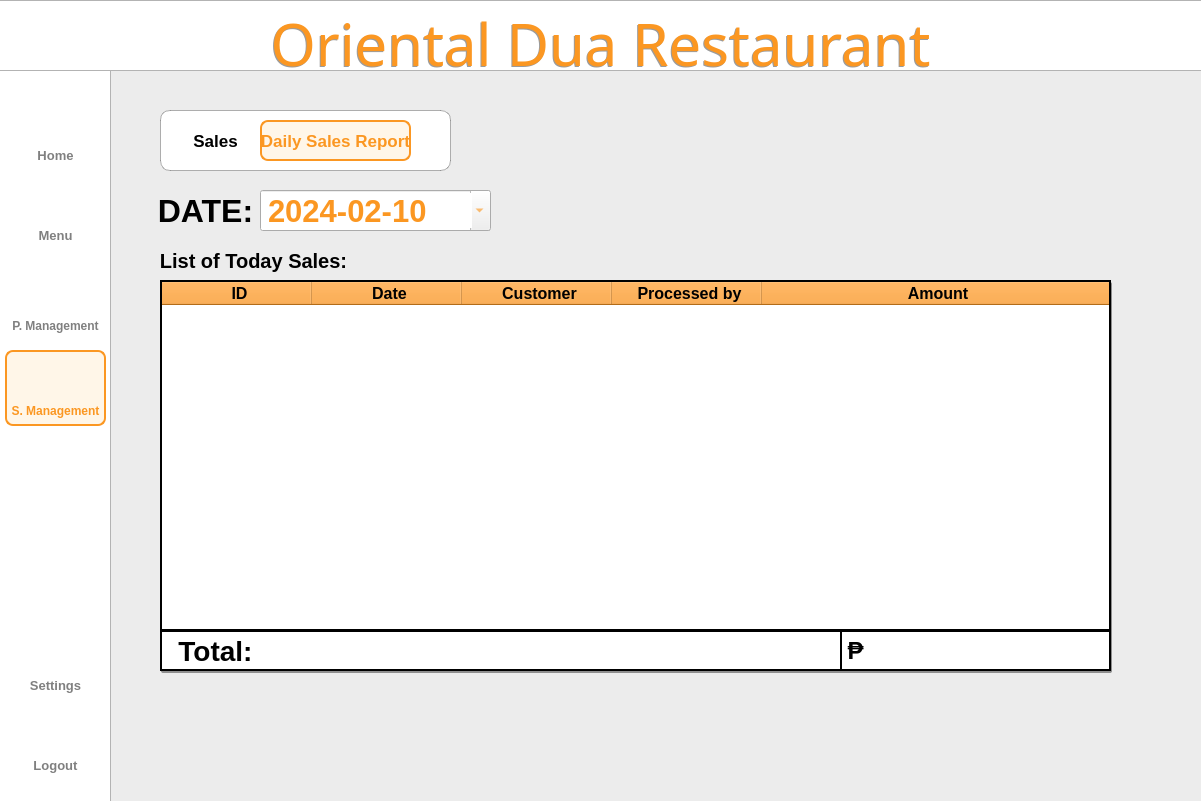
<?xml version="1.0" encoding="UTF-8"?>
<ui version="4.0">
 <class>Dialog</class>
 <widget class="QDialog" name="Dialog">
  <property name="geometry">
   <rect>
    <x>0</x>
    <y>0</y>
    <width>1201</width>
    <height>801</height>
   </rect>
  </property>
  <property name="windowTitle">
   <string>Dialog</string>
  </property>
  <widget class="QWidget" name="bgwidget" native="true">
   <property name="geometry">
    <rect>
     <x>0</x>
     <y>0</y>
     <width>1211</width>
     <height>801</height>
    </rect>
   </property>
   <property name="layoutDirection">
    <enum>Qt::LeftToRight</enum>
   </property>
   <property name="styleSheet">
    <string notr="true">QWidget#bgwidget{background-color: rgb(236, 236, 236);}

</string>
   </property>
   <widget class="QLabel" name="sidebar">
    <property name="geometry">
     <rect>
      <x>-10</x>
      <y>20</y>
      <width>121</width>
      <height>891</height>
     </rect>
    </property>
    <property name="styleSheet">
     <string notr="true">background-color: rgb(255, 255, 255);
border: 1px solid rgba(0, 0, 0, 0.3);  </string>
    </property>
    <property name="text">
     <string/>
    </property>
   </widget>
   <widget class="QLabel" name="titlebar">
    <property name="geometry">
     <rect>
      <x>-2</x>
      <y>0</y>
      <width>1204</width>
      <height>71</height>
     </rect>
    </property>
    <property name="styleSheet">
     <string notr="true">background-color: rgb(255, 255, 255);
border: 1px solid rgba(0, 0, 0, 0.3);  </string>
    </property>
    <property name="text">
     <string/>
    </property>
   </widget>
   <widget class="QLabel" name="whitebg">
    <property name="geometry">
     <rect>
      <x>160</x>
      <y>110</y>
      <width>291</width>
      <height>61</height>
     </rect>
    </property>
    <property name="styleSheet">
     <string notr="true">background-color: rgb(255, 255, 255);
border: 1px solid rgba(0, 0, 0, 0.3);  
border-radius: 10px;  </string>
    </property>
    <property name="text">
     <string/>
    </property>
   </widget>
   <widget class="QLabel" name="title">
    <property name="geometry">
     <rect>
      <x>0</x>
      <y>10</y>
      <width>1201</width>
      <height>71</height>
     </rect>
    </property>
    <property name="styleSheet">
     <string notr="true">QLabel#title{
	color: #FB9722;
    font-family: Sacramento;
    font-size: 58px;
    font-weight: 400;
    padding-bottom: 5px;
    text-align: center;
}</string>
    </property>
    <property name="text">
     <string>Oriental Dua Restaurant</string>
    </property>
    <property name="alignment">
     <set>Qt::AlignCenter</set>
    </property>
    <property name="wordWrap">
     <bool>true</bool>
    </property>
   </widget>
   <widget class="QLabel" name="logoutIcon">
    <property name="geometry">
     <rect>
      <x>39</x>
      <y>715</y>
      <width>35</width>
      <height>35</height>
     </rect>
    </property>
    <property name="minimumSize">
     <size>
      <width>35</width>
      <height>35</height>
     </size>
    </property>
    <property name="maximumSize">
     <size>
      <width>35</width>
      <height>35</height>
     </size>
    </property>
    <property name="styleSheet">
     <string notr="true">QLabel#Pmanagementbtn{
    color: rgba(0,0,0, 0.5);
    font-family: 'Roboto';
    font-size: 11px;
    font-weight: 300;
}</string>
    </property>
    <property name="text">
     <string/>
    </property>
    <property name="pixmap">
     <pixmap resource="../resource.qrc">:/icon/icons/shutdown.png</pixmap>
    </property>
    <property name="scaledContents">
     <bool>true</bool>
    </property>
    <property name="alignment">
     <set>Qt::AlignCenter</set>
    </property>
   </widget>
   <widget class="QPushButton" name="logoutbtn">
    <property name="geometry">
     <rect>
      <x>15</x>
      <y>750</y>
      <width>81</width>
      <height>31</height>
     </rect>
    </property>
    <property name="styleSheet">
     <string notr="true">QPushButton{
    color: rgba(0,0,0, 0.5);
    font-family: 'Inter';
    font-size: 13px;
    font-weight: 500;
	border:none;
}

QPushButton:hover{
color: #FB9722;
border: 2px solid #FB9722;
border-radius: 8px;
background-color: rgba(255, 167, 25, 0.1);
}</string>
    </property>
    <property name="text">
     <string>Logout</string>
    </property>
   </widget>
   <widget class="QPushButton" name="settingsbtn">
    <property name="geometry">
     <rect>
      <x>15</x>
      <y>670</y>
      <width>81</width>
      <height>31</height>
     </rect>
    </property>
    <property name="styleSheet">
     <string notr="true">QPushButton{
    color: rgba(0,0,0, 0.5);
    font-family: 'Inter';
    font-size: 13px;
    font-weight: 500;
	border:none;
}

QPushButton:hover{
color: #FB9722;
border: 2px solid #FB9722;
border-radius: 8px;
background-color: rgba(255, 167, 25, 0.1);
}</string>
    </property>
    <property name="text">
     <string>Settings</string>
    </property>
   </widget>
   <widget class="QLabel" name="settingIcon">
    <property name="geometry">
     <rect>
      <x>39</x>
      <y>634</y>
      <width>35</width>
      <height>35</height>
     </rect>
    </property>
    <property name="minimumSize">
     <size>
      <width>35</width>
      <height>35</height>
     </size>
    </property>
    <property name="maximumSize">
     <size>
      <width>35</width>
      <height>35</height>
     </size>
    </property>
    <property name="styleSheet">
     <string notr="true">QLabel#Pmanagementbtn{
    color: rgba(0,0,0, 0.5);
    font-family: 'Roboto';
    font-size: 11px;
    font-weight: 300;
}</string>
    </property>
    <property name="text">
     <string/>
    </property>
    <property name="pixmap">
     <pixmap resource="../resource.qrc">:/icon/icons/settings.png</pixmap>
    </property>
    <property name="scaledContents">
     <bool>true</bool>
    </property>
    <property name="alignment">
     <set>Qt::AlignCenter</set>
    </property>
   </widget>
   <widget class="QPushButton" name="menubtn">
    <property name="geometry">
     <rect>
      <x>15</x>
      <y>220</y>
      <width>81</width>
      <height>31</height>
     </rect>
    </property>
    <property name="styleSheet">
     <string notr="true">QPushButton{
    color: rgba(0,0,0, 0.5);
    font-family: 'Inter';
    font-size: 13px;
    font-weight: 500;
	border:none;
}

QPushButton:hover{
color: #FB9722;
border: 2px solid #FB9722;
border-radius: 8px;
background-color: rgba(255, 167, 25, 0.1);
}</string>
    </property>
    <property name="text">
     <string>Menu</string>
    </property>
   </widget>
   <widget class="QLabel" name="p_mIcon">
    <property name="geometry">
     <rect>
      <x>37</x>
      <y>270</y>
      <width>40</width>
      <height>40</height>
     </rect>
    </property>
    <property name="minimumSize">
     <size>
      <width>40</width>
      <height>40</height>
     </size>
    </property>
    <property name="maximumSize">
     <size>
      <width>40</width>
      <height>40</height>
     </size>
    </property>
    <property name="styleSheet">
     <string notr="true">QLabel#Pmanagementbtn{
    color: rgba(0,0,0, 0.5);
    font-family: 'Roboto';
    font-size: 11px;
    font-weight: 300;
}</string>
    </property>
    <property name="text">
     <string/>
    </property>
    <property name="pixmap">
     <pixmap resource="../resource.qrc">:/icon/icons/productm.png</pixmap>
    </property>
    <property name="scaledContents">
     <bool>true</bool>
    </property>
    <property name="alignment">
     <set>Qt::AlignCenter</set>
    </property>
   </widget>
   <widget class="QPushButton" name="p_managementbtn">
    <property name="geometry">
     <rect>
      <x>5</x>
      <y>310</y>
      <width>101</width>
      <height>31</height>
     </rect>
    </property>
    <property name="styleSheet">
     <string notr="true">QPushButton{
    color: rgba(0,0,0, 0.5);
    font-family: 'Inter';
    font-size: 12px;
    font-weight: 500;
	border:none;
}

QPushButton:hover{
color: #FB9722;
border: 2px solid #FB9722;
border-radius: 8px;
background-color: rgba(255, 167, 25, 0.1);
}</string>
    </property>
    <property name="text">
     <string>P. Management</string>
    </property>
   </widget>
   <widget class="QLabel" name="homeIcon">
    <property name="geometry">
     <rect>
      <x>40</x>
      <y>110</y>
      <width>30</width>
      <height>30</height>
     </rect>
    </property>
    <property name="minimumSize">
     <size>
      <width>30</width>
      <height>30</height>
     </size>
    </property>
    <property name="maximumSize">
     <size>
      <width>35</width>
      <height>35</height>
     </size>
    </property>
    <property name="styleSheet">
     <string notr="true">QLabel#Pmanagementbtn{
    color: rgba(0,0,0, 0.5);
    font-family: 'Roboto';
    font-size: 11px;
    font-weight: 300;
}</string>
    </property>
    <property name="text">
     <string/>
    </property>
    <property name="pixmap">
     <pixmap resource="../resource.qrc">:/icon/icons/home.png</pixmap>
    </property>
    <property name="scaledContents">
     <bool>true</bool>
    </property>
    <property name="alignment">
     <set>Qt::AlignCenter</set>
    </property>
   </widget>
   <widget class="QPushButton" name="homebtn">
    <property name="geometry">
     <rect>
      <x>15</x>
      <y>140</y>
      <width>81</width>
      <height>31</height>
     </rect>
    </property>
    <property name="styleSheet">
     <string notr="true">QPushButton{
    color: rgba(0,0,0, 0.5);
    font-family: 'Inter';
    font-size: 13px;
    font-weight: 500;
	border:none;
}

QPushButton:hover{
color: #FB9722;
border: 2px solid #FB9722;
border-radius: 8px;
background-color: rgba(255, 167, 25, 0.1);
}</string>
    </property>
    <property name="text">
     <string>Home</string>
    </property>
   </widget>
   <widget class="QLabel" name="reportIcon">
    <property name="geometry">
     <rect>
      <x>39</x>
      <y>360</y>
      <width>35</width>
      <height>35</height>
     </rect>
    </property>
    <property name="minimumSize">
     <size>
      <width>35</width>
      <height>35</height>
     </size>
    </property>
    <property name="maximumSize">
     <size>
      <width>35</width>
      <height>35</height>
     </size>
    </property>
    <property name="styleSheet">
     <string notr="true">QLabel#Pmanagementbtn{
    color: rgba(0,0,0, 0.5);
    font-family: 'Roboto';
    font-size: 11px;
    font-weight: 300;
}</string>
    </property>
    <property name="text">
     <string/>
    </property>
    <property name="pixmap">
     <pixmap resource="../resource.qrc">:/icon/icons/report2.png</pixmap>
    </property>
    <property name="scaledContents">
     <bool>true</bool>
    </property>
    <property name="alignment">
     <set>Qt::AlignCenter</set>
    </property>
   </widget>
   <widget class="QLabel" name="menuIcon">
    <property name="geometry">
     <rect>
      <x>40</x>
      <y>190</y>
      <width>30</width>
      <height>30</height>
     </rect>
    </property>
    <property name="minimumSize">
     <size>
      <width>30</width>
      <height>30</height>
     </size>
    </property>
    <property name="maximumSize">
     <size>
      <width>35</width>
      <height>35</height>
     </size>
    </property>
    <property name="styleSheet">
     <string notr="true">QLabel#Pmanagementbtn{
    color: rgba(0,0,0, 0.5);
    font-family: 'Roboto';
    font-size: 11px;
    font-weight: 300;
}</string>
    </property>
    <property name="text">
     <string/>
    </property>
    <property name="pixmap">
     <pixmap resource="../resource.qrc">:/icon/icons/menu.png</pixmap>
    </property>
    <property name="scaledContents">
     <bool>true</bool>
    </property>
    <property name="alignment">
     <set>Qt::AlignCenter</set>
    </property>
   </widget>
   <widget class="QPushButton" name="salesbtn">
    <property name="geometry">
     <rect>
      <x>180</x>
      <y>120</y>
      <width>71</width>
      <height>41</height>
     </rect>
    </property>
    <property name="styleSheet">
     <string notr="true">QPushButton{
    color: #000000;;
    font-family: 'Roboto';
    font-size: 17px;
    font-weight: 500;
	border:none;
}

QPushButton:hover{
color: #FB9722;
background-color: #FB9722;
border: 2px solid #FB9722;
border-radius: 8px;
background-color: rgba(255, 167, 25, 0.1);
}
</string>
    </property>
    <property name="text">
     <string>Sales</string>
    </property>
   </widget>
   <widget class="QPushButton" name="DSRbtn">
    <property name="geometry">
     <rect>
      <x>260</x>
      <y>120</y>
      <width>151</width>
      <height>41</height>
     </rect>
    </property>
    <property name="styleSheet">
     <string notr="true">QPushButton{
	color: #FB9722;
	background-color: rgba(255, 167, 25, 0.1);
	border: 2px solid #FB9722;
    font-family: 'Roboto';
    font-size: 17px;
    font-weight: 500;
	border-radius:8px;
}

QPushButton:hover{
color: #FB9722;
border: 2px solid #FB9722;
border-radius: 8px;
background-color: rgba(255, 167, 25, 0.1);
}
</string>
    </property>
    <property name="text">
     <string>Daily Sales Report</string>
    </property>
   </widget>
   <widget class="QLabel" name="listofsale">
    <property name="geometry">
     <rect>
      <x>143</x>
      <y>245</y>
      <width>221</width>
      <height>31</height>
     </rect>
    </property>
    <property name="styleSheet">
     <string notr="true">QLabel#listofsale{
    color: #000000;
    font-family: 'Inter';
    font-size: 20px;
    font-weight: 500;
}</string>
    </property>
    <property name="text">
     <string>List of Today Sales:</string>
    </property>
    <property name="alignment">
     <set>Qt::AlignCenter</set>
    </property>
   </widget>
   <widget class="QTableWidget" name="tableWidget">
    <property name="geometry">
     <rect>
      <x>160</x>
      <y>280</y>
      <width>951</width>
      <height>351</height>
     </rect>
    </property>
    <property name="styleSheet">
     <string notr="true">::item:hover {
    background-color: #FB9722; 
}
QTableWidget#tableWidget QHeaderView::section {
	font-family: 'Inter';
	font-size: 16px;
	font-weight: bold;
	background-color: #FB9722; 
	color: black; 
	padding-left: 5px;
}       
</string>
    </property>
    <property name="frameShape">
     <enum>QFrame::WinPanel</enum>
    </property>
    <property name="frameShadow">
     <enum>QFrame::Plain</enum>
    </property>
    <property name="alternatingRowColors">
     <bool>true</bool>
    </property>
    <property name="showGrid">
     <bool>true</bool>
    </property>
    <property name="gridStyle">
     <enum>Qt::SolidLine</enum>
    </property>
    <property name="sortingEnabled">
     <bool>false</bool>
    </property>
    <attribute name="horizontalHeaderCascadingSectionResizes">
     <bool>true</bool>
    </attribute>
    <attribute name="horizontalHeaderMinimumSectionSize">
     <number>100</number>
    </attribute>
    <attribute name="horizontalHeaderDefaultSectionSize">
     <number>150</number>
    </attribute>
    <attribute name="horizontalHeaderStretchLastSection">
     <bool>true</bool>
    </attribute>
    <attribute name="verticalHeaderVisible">
     <bool>false</bool>
    </attribute>
    <column>
     <property name="text">
      <string>ID</string>
     </property>
    </column>
    <column>
     <property name="text">
      <string>Date</string>
     </property>
    </column>
    <column>
     <property name="text">
      <string>Customer</string>
     </property>
    </column>
    <column>
     <property name="text">
      <string>Processed by</string>
     </property>
    </column>
    <column>
     <property name="text">
      <string>Amount</string>
     </property>
    </column>
   </widget>
   <widget class="QLabel" name="date">
    <property name="geometry">
     <rect>
      <x>150</x>
      <y>190</y>
      <width>111</width>
      <height>41</height>
     </rect>
    </property>
    <property name="styleSheet">
     <string notr="true">QLabel{
    color: #000000;
    font-family: 'Inter';
    font-size: 32px;
    font-weight: 500;
}</string>
    </property>
    <property name="text">
     <string>DATE:</string>
    </property>
    <property name="alignment">
     <set>Qt::AlignCenter</set>
    </property>
   </widget>
   <widget class="QLabel" name="titlebar_2">
    <property name="geometry">
     <rect>
      <x>160</x>
      <y>630</y>
      <width>951</width>
      <height>41</height>
     </rect>
    </property>
    <property name="styleSheet">
     <string notr="true">background-color: rgb(255, 255, 255);
border: 2px solid rgba(0, 0, 0, 1);  </string>
    </property>
    <property name="frameShape">
     <enum>QFrame::WinPanel</enum>
    </property>
    <property name="text">
     <string/>
    </property>
   </widget>
   <widget class="QLabel" name="titlebar_3">
    <property name="geometry">
     <rect>
      <x>840</x>
      <y>630</y>
      <width>271</width>
      <height>41</height>
     </rect>
    </property>
    <property name="styleSheet">
     <string notr="true">background-color: rgb(255, 255, 255);
border: 2px solid rgba(0, 0, 0, 1);  </string>
    </property>
    <property name="text">
     <string/>
    </property>
   </widget>
   <widget class="QLabel" name="totalLabel">
    <property name="geometry">
     <rect>
      <x>160</x>
      <y>630</y>
      <width>111</width>
      <height>41</height>
     </rect>
    </property>
    <property name="styleSheet">
     <string notr="true">QLabel{
    color: #000000;
    font-family: 'Inter';
    font-size: 28px;
    font-weight: 500;
}</string>
    </property>
    <property name="text">
     <string>Total:</string>
    </property>
    <property name="alignment">
     <set>Qt::AlignCenter</set>
    </property>
   </widget>
   <widget class="QLabel" name="boxlabel_total">
    <property name="geometry">
     <rect>
      <x>870</x>
      <y>630</y>
      <width>241</width>
      <height>41</height>
     </rect>
    </property>
    <property name="styleSheet">
     <string notr="true">QLabel{
	padding-left: 2px;
    color: #FB9722;
    font-family: 'Inter';
    font-size: 24px;
    font-weight: 500;
}</string>
    </property>
    <property name="text">
     <string/>
    </property>
    <property name="alignment">
     <set>Qt::AlignLeading|Qt::AlignLeft|Qt::AlignVCenter</set>
    </property>
   </widget>
   <widget class="QDateEdit" name="dateEdit">
    <property name="geometry">
     <rect>
      <x>260</x>
      <y>190</y>
      <width>231</width>
      <height>41</height>
     </rect>
    </property>
    <property name="styleSheet">
     <string notr="true">	padding-left: 3px;
    color: #FB9722;
    font-family: 'Inter';
    font-size: 31px;
    font-weight: 500;
</string>
    </property>
    <property name="time">
     <time>
      <hour>0</hour>
      <minute>0</minute>
      <second>0</second>
     </time>
    </property>
    <property name="currentSection">
     <enum>QDateTimeEdit::YearSection</enum>
    </property>
    <property name="displayFormat">
     <string>yyyy-MM-dd</string>
    </property>
    <property name="calendarPopup">
     <bool>true</bool>
    </property>
    <property name="timeSpec">
     <enum>Qt::TimeZone</enum>
    </property>
    <property name="date">
     <date>
      <year>2024</year>
      <month>2</month>
      <day>10</day>
     </date>
    </property>
   </widget>
   <widget class="QLabel" name="peso">
    <property name="geometry">
     <rect>
      <x>840</x>
      <y>630</y>
      <width>31</width>
      <height>41</height>
     </rect>
    </property>
    <property name="styleSheet">
     <string notr="true">QLabel{
    color: #000000;
    font-family: 'Inter';
    font-size: 24px;
    font-weight: 500;
}</string>
    </property>
    <property name="text">
     <string>₱</string>
    </property>
    <property name="alignment">
     <set>Qt::AlignCenter</set>
    </property>
   </widget>
   <widget class="QLabel" name="title_3">
    <property name="geometry">
     <rect>
      <x>-1</x>
      <y>11</y>
      <width>1201</width>
      <height>71</height>
     </rect>
    </property>
    <property name="styleSheet">
     <string notr="true">QLabel{
color: rgba(0, 0, 0, 100);
    font-family: Sacramento;
    font-size: 58px;
    font-weight: 400;
    padding-bottom: 5px;
    text-align: center;
}
</string>
    </property>
    <property name="text">
     <string>Oriental Dua Restaurant</string>
    </property>
    <property name="alignment">
     <set>Qt::AlignCenter</set>
    </property>
    <property name="wordWrap">
     <bool>true</bool>
    </property>
   </widget>
   <widget class="QLabel" name="whitebgshadow">
    <property name="geometry">
     <rect>
      <x>161</x>
      <y>111</y>
      <width>291</width>
      <height>61</height>
     </rect>
    </property>
    <property name="styleSheet">
     <string notr="true">background-color: rgba(0, 0, 0, .3);

border-radius: 10px;  </string>
    </property>
    <property name="text">
     <string/>
    </property>
   </widget>
   <widget class="QLabel" name="whitebg_3">
    <property name="geometry">
     <rect>
      <x>161</x>
      <y>282</y>
      <width>951</width>
      <height>391</height>
     </rect>
    </property>
    <property name="styleSheet">
     <string notr="true">background-color: rgba(0, 0, 0, 0.4);
border-radius: 2px;  </string>
    </property>
    <property name="text">
     <string/>
    </property>
   </widget>
   <zorder>whitebg_3</zorder>
   <zorder>whitebgshadow</zorder>
   <zorder>sidebar</zorder>
   <zorder>titlebar</zorder>
   <zorder>whitebg</zorder>
   <zorder>logoutIcon</zorder>
   <zorder>logoutbtn</zorder>
   <zorder>settingsbtn</zorder>
   <zorder>settingIcon</zorder>
   <zorder>menubtn</zorder>
   <zorder>p_mIcon</zorder>
   <zorder>p_managementbtn</zorder>
   <zorder>homeIcon</zorder>
   <zorder>homebtn</zorder>
   <zorder>menuIcon</zorder>
   <zorder>salesbtn</zorder>
   <zorder>DSRbtn</zorder>
   <zorder>listofsale</zorder>
   <zorder>tableWidget</zorder>
   <zorder>date</zorder>
   <zorder>titlebar_2</zorder>
   <zorder>titlebar_3</zorder>
   <zorder>totalLabel</zorder>
   <zorder>boxlabel_total</zorder>
   <zorder>dateEdit</zorder>
   <zorder>peso</zorder>
   <zorder>reportIcon</zorder>
   <zorder>title_3</zorder>
   <zorder>title</zorder>
  </widget>
  <widget class="QPushButton" name="reportbtn">
   <property name="geometry">
    <rect>
     <x>5</x>
     <y>395</y>
     <width>101</width>
     <height>31</height>
    </rect>
   </property>
   <property name="styleSheet">
    <string notr="true">QPushButton{
    color: #FB9722;;
    font-family: 'Inter';
    font-size: 12px;
    font-weight: 500;
	border:none;
}
</string>
   </property>
   <property name="text">
    <string>S. Management</string>
   </property>
  </widget>
  <widget class="QLabel" name="label_2">
   <property name="geometry">
    <rect>
     <x>5</x>
     <y>350</y>
     <width>101</width>
     <height>76</height>
    </rect>
   </property>
   <property name="styleSheet">
    <string notr="true">QLabel{
	background-color: rgba(255, 167, 25, 0.1);
	border: 2px solid #FB9722;
	border-radius: 8px;
}</string>
   </property>
   <property name="text">
    <string/>
   </property>
  </widget>
  <zorder>bgwidget</zorder>
  <zorder>label_2</zorder>
  <zorder>reportbtn</zorder>
 </widget>
 <resources>
  <include location="../resource.qrc"/>
 </resources>
 <connections/>
</ui>
